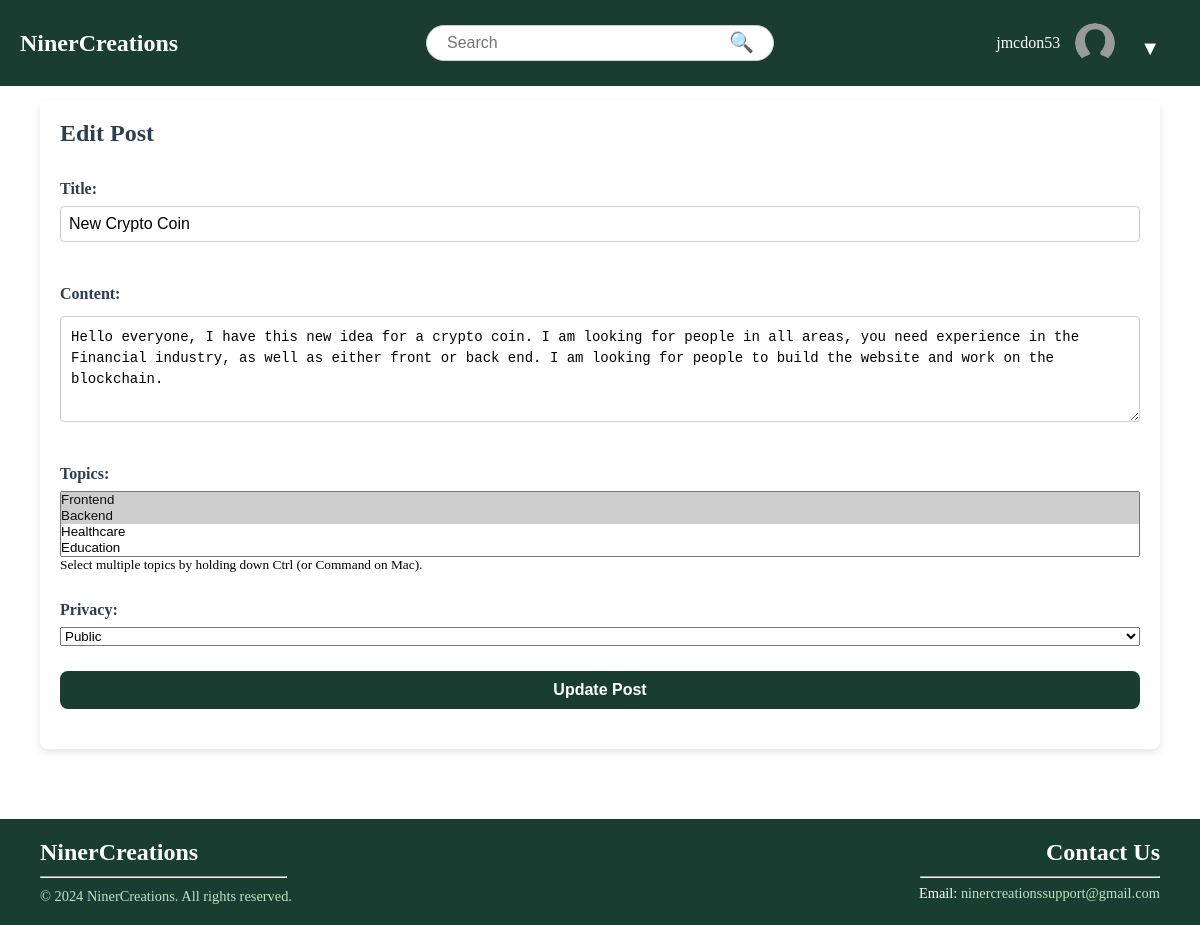
Screenshot of /post/2/edit/ (signed in) with the database file from the repository.
### NinerCreations/models.py (models this page shows, shortened)
class Profile(models.Model):
    user = models.OneToOneField(User, on_delete=models.CASCADE)
    bio = models.TextField(blank=True, default='')
    profile_picture = models.ImageField(
        upload_to='profile_pictures/',
        default='profile_pictures/profile-placeholder.png'
    )

class Post(models.Model):
    PRIVACY_CHOICES = [
        ('public', 'Public'),
        ('private', 'Private'),
    ]
    author = models.ForeignKey(User, on_delete=models.CASCADE)
    title = models.CharField(max_length=255)
    content = models.TextField()
    created_at = models.DateTimeField(auto_now_add=True)
    topics = models.ManyToManyField(Topic, related_name="posts", blank=True)
    members = models.ManyToManyField(User, related_name="joined_posts", blank=True)
    privacy = models.CharField(max_length=7, choices=PRIVACY_CHOICES, default='public')

class Topic(models.Model):
    name = models.CharField(max_length=100, unique=True)

### NinerCreations/views.py (the view, shortened to what this page needs)
# urls.py: path('post/<int:pk>/edit/', views.edit_post, name='edit_post'),
def edit_post(request, pk):
    post = get_object_or_404(Post, pk=pk)
    if post.author != request.user:
        messages.error(request, "You do not have permission to edit this post.")
        return redirect('post_detail', pk=pk)
    return render(request, 'base/edit_post.html', {
        'post': post,
        'topics': post.topics.all(),  # Send current topics to the template
        'all_topics': Topic.objects.all(),  # Send all available topics to the template for selection
    })

### NinerCreations/templates/base/edit_post.html (shortened to what this page needs)
{% extends "base/base.html" %}
{% block content %}
    <div class="content-grid">
        <div class="pd-main">
            <div class="post-detail">
                <h2>Edit Post</h2>
                <form method="POST" class="edit-post-form">
                    <div class="form-group">
                        <label for="title">Title:</label>
                        <input type="text" name="title" id="title" value="{{ post.title }}" required />
                    </div>
                    <div class="form-group">
                        <label for="content">Content:</label>
                        <textarea name="content" id="content" rows="4" required>{{ post.content }}</textarea>
                    </div>
                    <div class="form-group">
                        <label for="topics">Topics:</label>
                        <select name="topics" id="topics" multiple>
                            {% for topic in all_topics %}
                                <option value="{{ topic.name }}"
                                    {% if topic in post.topics.all %} selected {% endif %}>
                                    {{ topic.name }}
                                </option>
                            {% endfor %}
                        </select>
                        <small>Select multiple topics by holding down Ctrl (or Command on Mac).</small>
                    </div>
                    <div class="form-group">
                        <label for="privacy">Privacy:</label>
                        <select name="privacy" id="privacy" class="form-control">
                            <option value="public" {% if post.privacy == "public" %}selected{% endif %}>Public</option>
                        </select>
                    </div>
                    <button type="submit" class="btn btn-primary">Update Post</button>
                </form>
            </div>
        </div>
    </div>
{% endblock %}

### NinerCreations/templates/base/base.html (shortened to what this page needs)
{% load static %}
<!DOCTYPE html>
<html lang="en">
<head>
    <link rel="stylesheet" type="text/css" href="{% static 'css/styles.css' %}">
</head>
<body>
    <div class="wrapper">
        <div class="header">
            <div class="logo">
                <a href="/">
                    <h1>NinerCreations</h1>
                </a>
            </div>
            <div class="search-bar">
                <form action="/search/" method="get">
                    <input type="text" name="q" placeholder="Search" value="">
                    <button type="submit">&#128269;</button>
                </form>
            </div>
            <div class="header-right">
                {% if user.is_authenticated %}
                    <span>{{ user.username }}</span>
                    <div class="profile-container">
                        <div class="profile-picture">
                            <img src="{% if user.profile.profile_picture and user.profile.profile_picture.url %}{{ user.profile.profile_picture.url }}{% else %}{% static 'images/profile-placeholder.png' %}{% endif %}"
                                 alt="Profile Picture"
                                 style="width: 40px; height: 40px; border-radius: 50%; object-fit: cover;">
                        </div>
                        <div class="dropdown">
                            <button class="dropdown-btn">▼</button>
                        </div>
                    </div>
                {% else %}
                    <a href="{% url 'login' %}" class="login-btn">Login</a>
                {% endif %}
            </div>
        </div>
        <div class="content">
            {% block content %}
            {% endblock %}
        </div>
        {% include 'base/footer.html' %}
    </div>
</body>
</html>

### static/css/styles.css (style rules this page uses)
* { padding: 0; margin: 0; box-sizing: border-box; }
html, body { height: 100%; margin: 0; }
.wrapper { display: flex; flex-direction: column; min-height: 100vh; }
.content { flex: 1; padding: 20px; margin-top: 60px; margin-bottom: 10px; }
.header { display: flex; align-items: center; justify-content: space-between; background-color: #1A3D31; padding: 10px 20px; color: white; position: fixed; top: 0; width: 100%; z-index: 10; }
.logo { flex: 1; text-align: left; }
.logo a { text-decoration: none; }
.logo h1 { font-size: 24px; color: #FFFFFF; margin: 0; }
.search-bar { flex: 2; display: flex; justify-content: center; align-items: center; margin-top: 15px; }
.search-bar form { width: 100%; max-width: 60%; display: flex; align-items: center; position: relative; }
.search-bar input { width: 100%; padding: 8px 40px 8px 20px; border-radius: 20px; border: 1px solid #ccc; font-size: 16px; }
.search-bar button { position: absolute; right: 10px; background: none; border: none; font-size: 20px; cursor: pointer; color: #333; margin-top: -5px; }
.header-right { flex: 1; display: flex; align-items: center; gap: 15px; justify-content: flex-end; }
.form-group { display: flex; flex-direction: column; margin-bottom: 15px; }
.form-group label { margin-bottom: 5px; font-weight: bold; }
.form-group input { padding: 8px; border-radius: 4px; border: 1px solid #ccc; font-size: 16px; }
h2 { color: #2c3e50; margin-bottom: 20px; font-weight: bold; }
form { display: flex; flex-direction: column; }
form label { color: #2c3e50; font-weight: bold; margin-top: 10px; }
form input { padding: 8px; border-radius: 4px; border: 1px solid #ccc; margin-bottom: 15px; font-size: 16px; }
form button { background-color: #2c3e50; color: white; font-weight: bold; padding: 10px; border: none; border-radius: 4px; cursor: pointer; transition: background-color 0.3s ease; }
a { color: #2c3e50; }
.profile-container { display: flex; align-items: center; position: relative; }
.profile-picture { width: 40px; height: 40px; border-radius: 50%; overflow: hidden; }
.profile-picture img { width: 100%; height: 100%; object-fit: cover; }
.dropdown { position: relative; display: inline-block; }
.dropdown-btn { background: none; border: none; color: white; font-size: 20px; cursor: pointer; margin-left: 5px; }
.content-grid { display: grid; grid-template-columns: 1fr 2fr 1fr; gap: 20px; padding: 20px; }
.pd-main { grid-column: 1 / -1; background-color: #ffffff; padding: 20px; border-radius: 8px; box-shadow: 0px 4px 8px rgba(0, 0, 0, 0.1); margin-bottom: 20px; }
.btn-primary { background-color: #1A3D31; color: white; border: none; border-radius: 8px; padding: 10px 15px; cursor: pointer; text-decoration: none; transition: background-color 0.3s; }
.btn { margin-bottom: 20px; }
form { width: 100%; }
label { display: block; font-size: 16px; font-weight: bold; margin-bottom: 5px; color: #333; line-height: 1.5; }
input[type="file"], textarea { display: block; width: 100%; margin-top: 5px; margin-bottom: 15px; padding: 10px; border: 1px solid #ccc; border-radius: 4px; font-size: 14px; line-height: 1.5; }
textarea { resize: vertical; }
button { background-color: #1A3D31; color: #fff; border: none; border-radius: 5px; padding: 10px 20px; font-size: 16px; cursor: pointer; margin-top: 10px; }
img { display: block; margin-bottom: 15px; border-radius: 50%; width: 150px; height: 150px; object-fit: cover; }

### rows the page displays
Post: title "New Crypto Coin", content "Hello everyone, I have this new idea for a crypto coin. I am looking for people in all areas, you need experience in the Financial industry, as well as either front or back end. I am looking for people to build the website and work on the blockchain.", topics "Frontend ☑ / Backend ☑ / Healthcare / Education", privacy "Public"

### other values shown
{{ user.username }} "jmcdon53"
